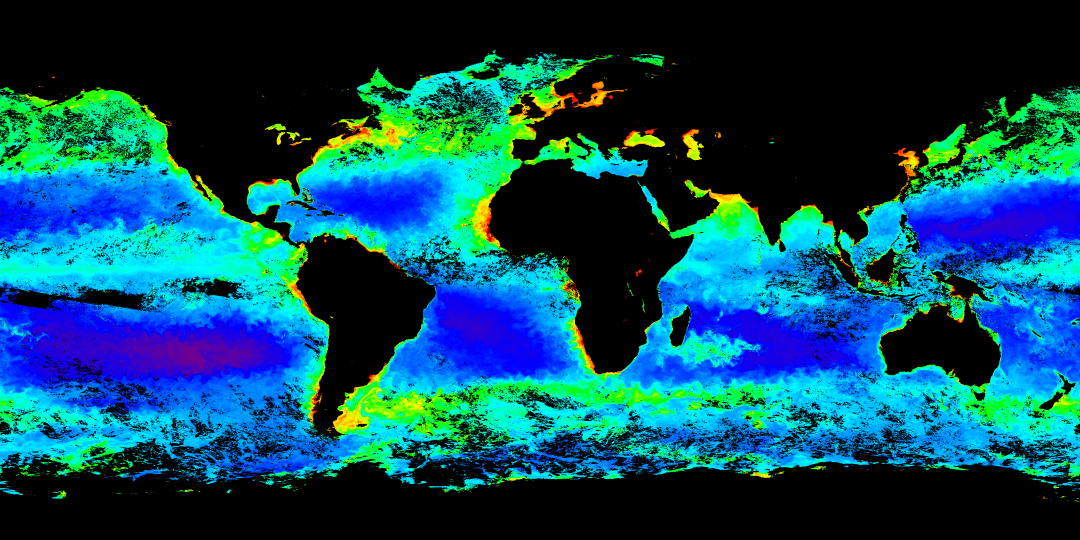
#> input picture e211_python_2021/wk03/lab_wk3/chlorophyl_march1999.png, 4320 x 2160 px (shown at 1/4 size)
$ python lab_week3.py
#> lines starting #> are read from the running program, lines starting #| are printed output that depends on the picture
# ---
# jupyter:
#   jupytext:
#     text_representation:
#       extension: .py
#       format_name: percent
#       format_version: '1.3'
#       jupytext_version: 1.10.3
#   kernelspec:
#     display_name: Python 3
#     language: python
#     name: python3
# ---

# %% [markdown]
# # Lab Week 3
#
# ## EOSC 211
#
# **Learning Objectives:**
# 1. Take a real world problem in EOAS and think of it like a scientific programmer
# 2. Apply our knowledge of *Python* data types, indexing, slicing arrays
# 3. Use built in functions and imported packages
# 4. Generate a scientific figure with Matplotlib
# 5. Reverse-engineer someone else's code so make it work for you

# %% [markdown]
# ## Scientific Figure Checklist
#
# * Title
# * X and Y axis labels with units
# * Legend (if needed to interpret data)
# * Does the figure *make sense* just by looking at it? (does it need an outside explanation?)
# * Does it *look good*?

# %% [markdown]
# ## Exercise 1: Visualize some oceanographic data from the web
#
# get data from here https://oceancolor.gsfc.nasa.gov
#
# link -> data -> level 3 browser -> drop down settings to "standard", "<any>", <any>", "monthly", "9km" -> right click -> save image as -> name it something sensible and save in working directory
#
# mine is at `C:\Users\Owner\UBC_TLEF\eosc_211\e211_python_2021\wk03\lab_wk3\chlorophyl_march1999.png`
#
#

# %% [markdown]
# Import the packages we need (explain what each one does)

# %%
# Import the necessary libraries
from PIL import Image
import numpy as np
import matplotlib.pyplot as plt

# %% [markdown]
# import our data as a .png image

# %%
# load the image
chlordat_in = Image.open("chlorophyl_march1999.png")
#> chlordat_in is the input picture: PIL image 4320x2160 P; mean R, G, B 6.5, 74.5, 93

# what type of data are we dealing with? use the built in function type()
type(chlordat_in)

# %% [markdown]
# png is a common image format, but we would like to do more than just look at the picture. Convert to numpy so we can do analyze our data and generate a proper *scientific figure* to present our results.

# %%
chlordat_arr = np.asarray(chlordat_in)
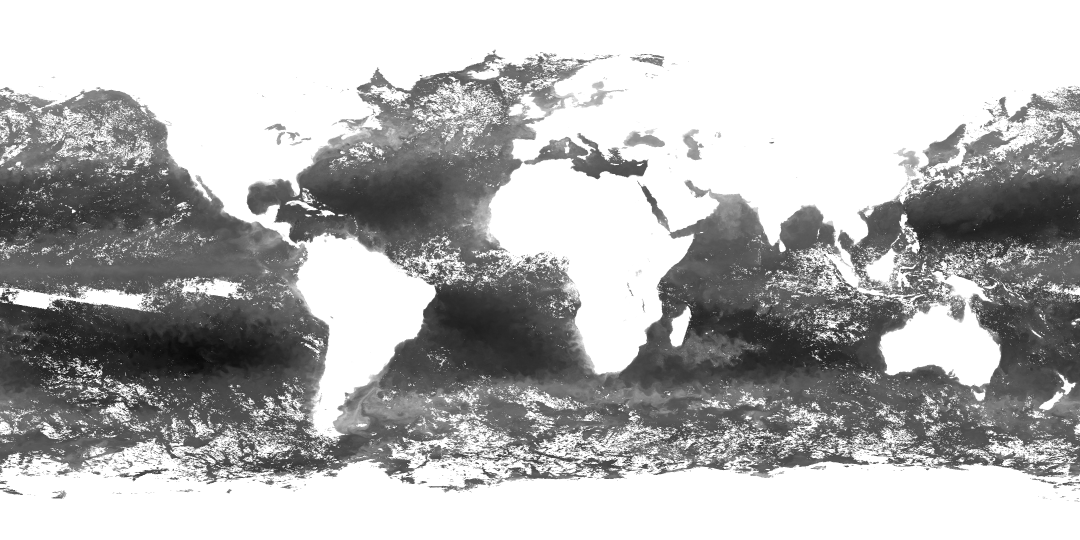
#> chlordat_arr: shape (2160, 4320) (shown at 1/4 size); min 0, max 255, mean 179.7

# now what is the data type?
type(chlordat_arr)
chlordat_arr.dtype

# %%
# cool, we made it into a numpy array. What are its dimensions?
np.shape(chlordat_arr)

# %% [markdown]
# What are the *values* stored in our array? chlorophyl concentrations from 0 - 20 mg/m3 are mapped to integers from 255 to 0. Discuss further as in the old lab

# %%
pcm = plt.imshow(chlordat_arr,origin='upper')

# %%
# lets try plotting our array as a pcolormesh (a common way to visualize 2D datasets or images)
pcm = plt.pcolormesh(chlordat_arr)

# %% [markdown]
# Okay, we seem to have the general features of our data, but something has gone awry converting from a
# png to an array. How can we fix this given what we know about *array slicing?*

# %%
chlordat_fixed = chlordat_arr[::-1,::]  # explain what this does, or get students to come up with this
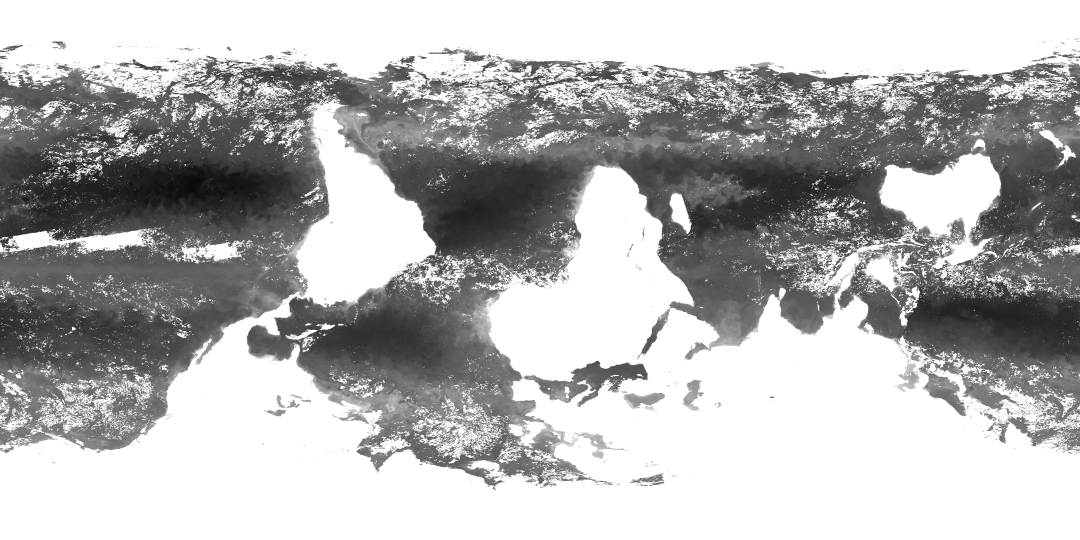
#> chlordat_fixed: shape (2160, 4320) (shown at 1/4 size); min 0, max 255, mean 179.7

# try plotting it again
pcm = plt.pcolormesh(chlordat_fixed)

# %% [markdown]
# Looking better, but the default colours hurt to look at and it's very hard to understand what this picture actually represents. We can look at the available *parameters* ( ways we can modify the figure) for a *pcolormesh* plot by doing

# %%
help(plt.pcolormesh)

# %%
pcm = plt.pcolormesh(chlordat_fixed, cmap='magma_r') # change the colormap with a keyword argument
plt.title("Chlorophyl Concentration March 1999"); # add a title to the figure

# %% [markdown]
# Here is a link to the [matplotlib documentation](https://matplotlib.org/stable/gallery/color/colormap_reference.html) where I got the `magma_r` colormap from (you can add `_r` to any color map to reverse it).
#
# Next: change the x and y labels to something something meaningful, like latitude and longitude.

# %%
help(plt.xticks)

# %%
# We'd like to label every 30 degrees and place them in the correct location on our image.
# Use our skills at creating, indexing and slicing numpy arrays to create "ticks" and "labels"

numlats = np.shape(chlordat_fixed)[0]  # how many latitude elements in the original image?
#> numlats = 2160
numlons = np.shape(chlordat_fixed)[1]  # how many longitude elements?
#> numlons = 4320

# create arrays to use as "ticks"
lat_ticks = np.linspace(0, numlats, 7) # what am i doing here?
#> lat_ticks = [0, 360, 720, 1080, 1440, 1800, 2160]
lon_ticks = np.linspace(0, numlons, 7)
#> lon_ticks = [0, 720, 1440, 2160, 2880, 3600, 4320]

# create arrays to use as "labels"
lat_labels = np.linspace(-90, 90, 7)  # start, stop, number of elements
lon_labels = np.linspace(-180, 180, 7)


# plot it again with lat, lon ticks and labels
pcm = plt.pcolormesh(chlordat_fixed, cmap="magma_r")  # change the colormap with a keyword argument
plt.title("Chlorophyl Concentration March 1999")  # add a title to the figure
plt.xlabel("longitude (deg)")
plt.ylabel("latitude (deg)")
plt.xticks(lon_ticks, lon_labels)
plt.yticks(lat_ticks, lat_labels);

# %% [markdown]
# Add a colourbar so we can interpret our data, just like the one on the oceancolor website.

# %%
pcm = plt.pcolormesh(chlordat_fixed, cmap="magma_r")
plt.title("Chlorophyl Concentration March 1999")  # add a title to the figure
plt.xlabel("longitude (deg)")
plt.ylabel("latitude (deg)")
plt.xticks(lon_ticks, lon_labels)
plt.yticks(lat_ticks, lat_labels)

# create the colorbar. ticks and labels are assigned much the same as with axis labels
cbar = plt.colorbar(pcm, ticks=np.linspace(250,0,6), label="Chlorophyl Concentration, OCI Algorithm (mg/m3)")
cbar.ax.set_yticklabels(np.linspace(0,20,6));

# %% [markdown]
# Go through our scientific figure checklist. This checks all the boxes. 9 lines of code to produce the plot. It might be a good idea to save this code somewhere to use as a reference for the next time you need to generate a scientific figure.

# %% [markdown]
# ## Exercise 2: Bathymetry
#
# The old lab talks about processing unscaled vs scaled data, but we just did a ton of work to rescale our labels in question 1. Whats easy in matlab is hard in python and v.v?
#
#
# Same idea as #1: get data, re-format it into something we can understand and parse with python, manipulate the data however we wish, then present the result in a concise, nicely formatted way.
#
# This dataset is from old MATLAB code, which saves data using the `.mat` extension. A quick search shows that there is a python package called `loadmat` from the scipy library that will handle this file type

# %%
# import tools we need to process the new data type
from scipy.io import loadmat

help(loadmat)

# %%
# get data
#> (the run stopped early here; a loop or call above may not have finished)
